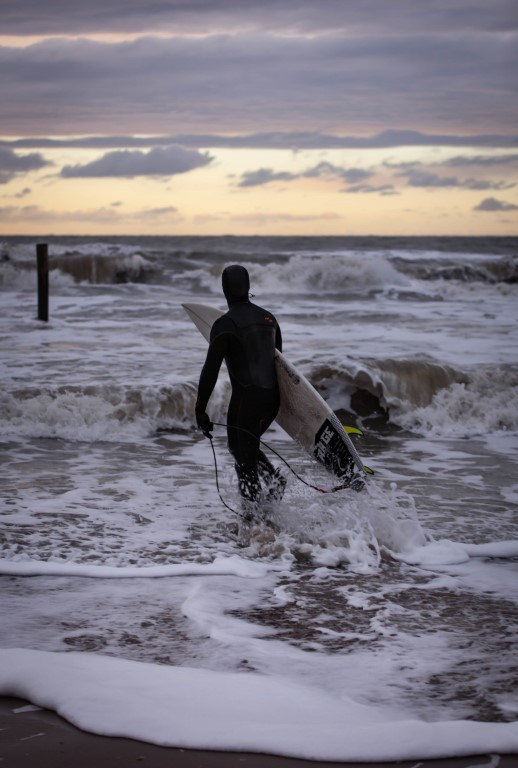
#> input picture TICT-VISN/Week4/IMG_5192.jpg, 518 x 768 px
$ python Mapping_LinAlg.py
#> lines starting #> are read from the running program, lines starting #| are printed output that depends on the picture
# -*- coding: utf-8 -*-
"""
Created on Sun Feb 14 12:40:45 2021

@author: Milo
"""

import matplotlib.pyplot as plt
import numpy as np
from skimage import io, transform
from skimage.viewer import ImageViewer

orgImg = io.imread("IMG_5192.jpg")
#> orgImg is the input picture: shape (768, 518, 3); mean R, G, B 127.5, 122.8, 132.7

rotationMatrix = np.array([[np.cos(45), -np.sin(45), 0],
                           [np.sin(45), np.cos(45) , 0],
                           [0         , 0          , 1]])

translationMatrix = np.array([[1, 0, 50  ],
                              [0, 1, -50],
                              [0, 0, 1  ]])

stretchMatrix = np.array([[1.2, 0, 0],
                          [0, 0, 0],
                          [0, 0, 1]])

# [1/3, 0]
# [0, 1/3]


finalMatrix = translationMatrix + rotationMatrix

tform = transform.AffineTransform(matrix=finalMatrix)
tf_img_rotation = transform.warp(orgImg, tform)
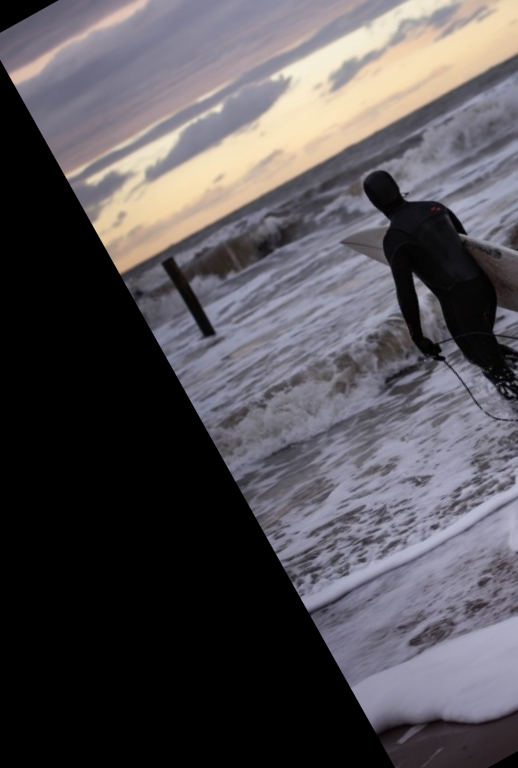
#> tf_img_rotation: shape (768, 518, 3) float64; mean R, G, B 0.333, 0.319, 0.335

tform2 = transform.AffineTransform(matrix=translationMatrix)
tf_img_translated = transform.warp(orgImg, tform2)
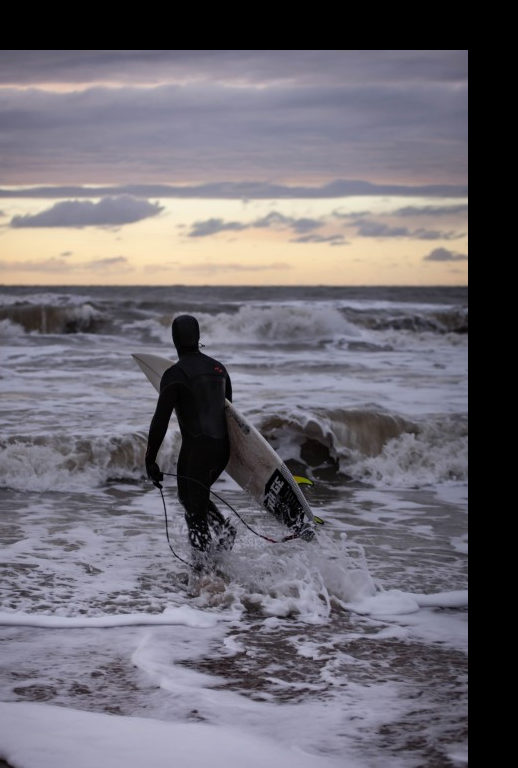
#> tf_img_translated: shape (768, 518, 3) float64; mean R, G, B 0.431, 0.416, 0.447

tform3 = transform.AffineTransform(matrix=stretchMatrix)
tf_img_stretched = transform.warp(orgImg, tform3)
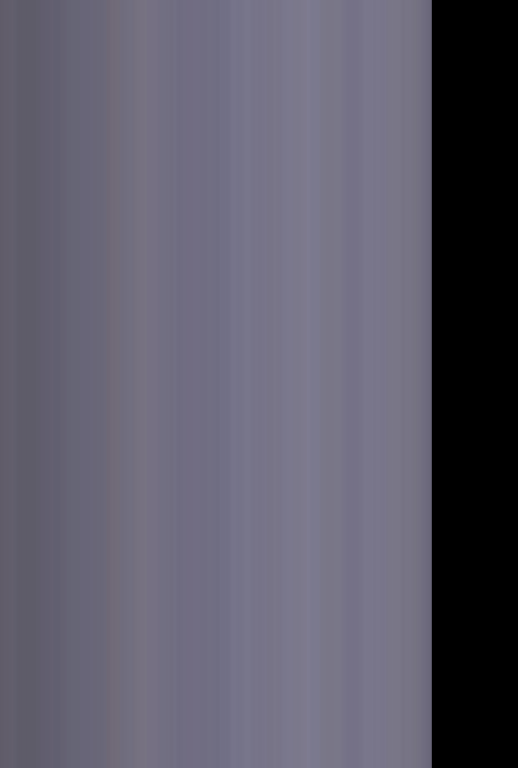
#> tf_img_stretched: shape (768, 518, 3) float64; mean R, G, B 0.369, 0.359, 0.42


'''Displayment of pictures'''
fig, (ax1, ax2, ax3, ax4) = plt.subplots(nrows=1, ncols=4, figsize=(8, 4),
                                    sharex=True, sharey=True)

ax1.imshow(orgImg, cmap=plt.cm.gray)
ax1.axis('off')
ax1.set_title('image', fontsize=10)

ax2.imshow(tf_img_rotation, cmap=plt.cm.gray)
ax2.axis('off')
ax2.set_title(r'Rotated', fontsize=10)

ax3.imshow(tf_img_translated, cmap=plt.cm.gray)
ax3.axis('off')
ax3.set_title(r'Translated', fontsize=10)

ax4.imshow(tf_img_stretched, cmap=plt.cm.gray)
ax4.axis('off')
ax4.set_title(r'Stretched', fontsize=10)

# viewer = ImageViewer(orgImg)
# viewer.show()
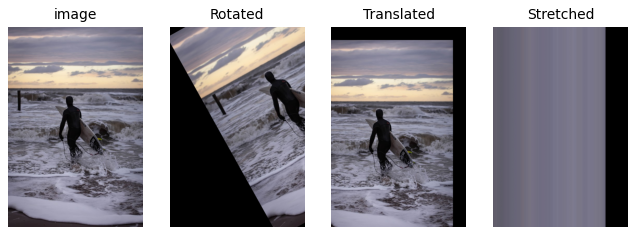
#> figure drawn by matplotlib, 4 panels
